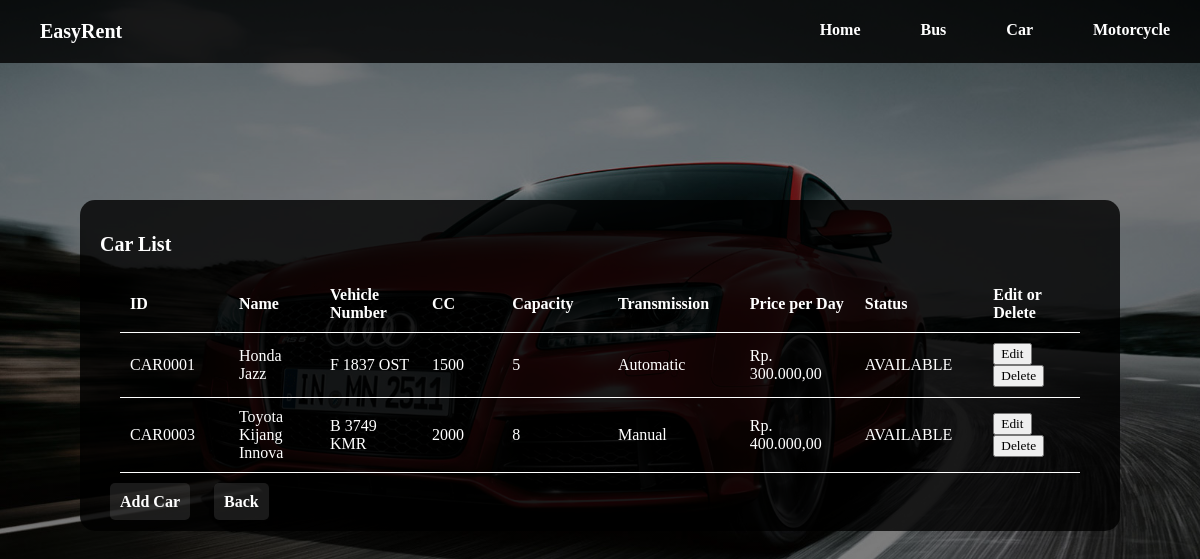
Screenshot of /admintables/showcar.php with the database file from the repository.
### tables this page shows
CREATE TABLE `tbcar` (
  `CarID` varchar(10) NOT NULL,
  `CarName` varchar(255) NOT NULL,
  `CarPlat` varchar(10) NOT NULL,
  `CarCC` int(11) NOT NULL,
  `Capacity` varchar(20) NOT NULL,
  `CarTM` varchar(30) NOT NULL,
  `Price` int(11) NOT NULL,
  `RentStat` varchar(30) NOT NULL
);

### admintables/showcar.php (the view, shortened to what this page needs)
<html>
    <head>
    </head>
    <body>
        <div class="content-wrap">
            <div class="table-wrap">
                <h1>Car List</h1>
                <table>
                    <tr>
                        <th>ID</th>
                        <th>Name</th>
                        <th>Vehicle Number</th>
                        <th>CC</th>
                        <th>Capacity</th>
                        <th>Transmission</th>
                        <th>Price per Day</th>
                        <th>Status</th>
                        <th>Edit or Delete</th>
                    </tr>
                    <?php
                        include '../connect.php';
                        $result = mysqli_query($conn,"SELECT * FROM tbcar");
                        while($row = mysqli_fetch_array($result)){
                            echo "<tr id='content'>";
                            echo "<td>" . $row['CarID'] . "</td>";
                            echo "<td>" . $row['CarName'] . "</td>";
                            echo "<td>" . $row['CarPlat'] . "</td>";
                            echo "<td>" . $row['CarCC'] . "</td>";
                            echo "<td>" . $row['Capacity'] . "</td>";
                            echo "<td>" . $row['CarTM'] . "</td>";;
                            echo "<td> Rp. ". number_format($row['Price'],2,',','.') . "</td>";
                            echo "<td>" . $row['RentStat'] . "</td>";
                            echo "<td id='button'>
                            <a href='../edit/car.php?carid=".$row['CarID']."'><button>Edit</button></a>
                            <a href='../delete/deletecar.php?deleteid=".$row['CarID']."'><button>Delete</button></a>
                            </td>";
                            echo "</tr>";
                        }
                    ?>
                </table>
                <div class="add-car">
                    <a href="../adminform/admincar.php">Add Car</a>
                    <a href="../adminpage.php">Back</a>
                </div>
            </div>
        </div>
    </body>
</html>

### admintables/showcar.php (style rules this page uses)
* { font-family: 'Candara'; }
html, body { animation: fade 2s; width: 100%; height: 100%; margin: 0; scroll-behavior: smooth; }
body { background-image: linear-gradient(rgba(0,0,0,0.5), rgba(0,0,0,0.5)),url('../images/car.jpeg'); background-repeat: no-repeat; background-size: cover; background-attachment: fixed; }
.content-wrap { display: flex; justify-content: center; margin: auto; width: 90%; padding: 20px; top: 20%; position: relative; }
.table-wrap, .form-wrap { padding: 20px; margin: 20px; border-radius: 15px; background-color: rgba(0,0,0,0.8); }
h1 { font-size: 20px; color: white; font-family: "Candara" }
table { margin: 20px; color: white; border-collapse: collapse; }
th, tr, td { border-bottom: 0.5px solid white; width: 250px; text-align: left; padding: 10px; }
a { text-decoration: none; }
.add-car a { background-color: rgba(255,255,255,0.1); padding: 10px; margin: 10px; border-radius: 5px; color: white; font-weight: bold; text-decoration: none; }

### rows the page displays
tbcar: CarID "CAR0001", CarName "Honda Jazz", CarPlat "F 1837 OST", CarCC "1500", Capacity "5", CarTM "Automatic", Price "300.000,00", RentStat "AVAILABLE"
tbcar: CarID "CAR0003", CarName "Toyota Kijang Innova", CarPlat "B 3749 KMR", CarCC "2000", Capacity "8", CarTM "Manual", Price "400.000,00", RentStat "AVAILABLE"
